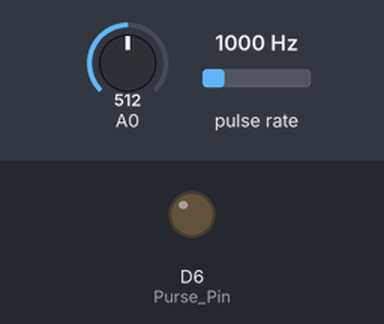
This sketch was run on a simulated ESP8266 (NodeMCU). On the bench: output pins drawn as LEDs (lit = HIGH). Wiring (inferred from the names in the program): pulse sensor: data D3. The test bench sets the inputs (shaded band); at power-on: A0 = 512, pulse rate 1000 Hz. What the sketch prints to the serial monitor is not drawn.

Above: at 1.2 s.
1.3 s: A0 set to 716
At 4.2 s:
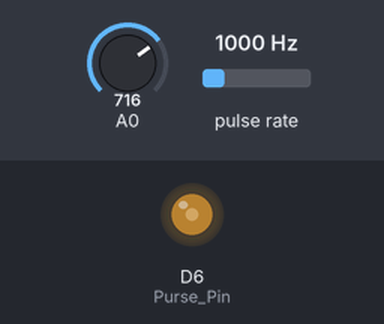
4.3 s: A0 set to 511
5.8 s: pulse rate set to 100 Hz
8.8 s: A0 set to 900
11.8 s: pulse rate set to 2500 Hz
Timing chart, 0 to 14.4 s (numbered marks = the images above; inputs shaded):
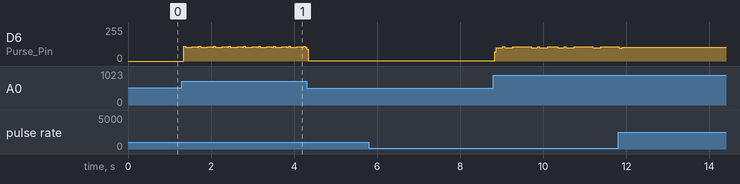

The sketch:

test.ino
```cpp
#include <Arduino.h>
//數位模組
#include <TM1637.h>
const int SensorPin = D3;  //Define Interrupt Pin (2 or 3 @ Arduino Uno)
const int Purse_Pin = D6;  //產生訊號角
#define CLK D5
#define DIO D4
TM1637 tm1637(CLK,DIO);
//#define myPin D6
//#define myPinBit (1<<myPin)
volatile unsigned long C=micros(), rpm=0,RPM_DELAY=0, VR_RPM=100,duty=499999,isShowCount=0,RPM_START_TIME=0,CDI_DELAY=0;
volatile bool CFLAG=false;
volatile unsigned int VR_LOW = 999;
volatile unsigned int VR_HIGH = 0;
volatile unsigned long test = 0;
//From : https://forum.arduino.cc/t/arduino-esp8266-faster-direct-port-write/407251/3
#define myPinBit (1<<15)
void ICACHE_RAM_ATTR countup() {  //For newest version
  //收到CDI點火，扣掉偵測到凸台RISING時間
  //只要是Rising就是Fire

  if(CFLAG==false)
  {
    C=micros();
    RPM_DELAY=0;
    rpm = 99999;
    CDI_DELAY = micros() - RPM_START_TIME;
  }
  else
  {
    RPM_DELAY=micros()-C;
    rpm = 60000000UL / RPM_DELAY;
  }
  CFLAG=!CFLAG;

}

void setup(){
  //delay(1000);

  Serial.begin(250000);
  Serial.println("Counting...");
  pinMode(SensorPin, INPUT_PULLUP);
  pinMode(Purse_Pin, OUTPUT);
  //analogWriteFreq(22);
  //int o = 512;//map(22,0,233,0,255);
  //analogWriteResolution(13);
  //analogWrite(D6,o);
  attachInterrupt(digitalPinToInterrupt(SensorPin), countup, RISING);
}
void loop() {
  //test = (((1*1000*1000)/(1500/60)) ) / 2.0;
  //Serial.println(test);
  //return;
  //Serial.println(o);
  uint16_t  VR = analogRead(A0);
  VR = (VR > 1023)?1023:VR;
  VR_LOW = (VR<VR_LOW)?VR:VR_LOW;
  VR_HIGH = (VR>VR_HIGH)?VR:VR_HIGH;

  int HZ = 0;
  if(VR_LOW!=999 && VR_HIGH!=0)
  {
    //自動修正VR上下限值
    HZ = map(VR,VR_LOW,VR_HIGH,1,250); //15000
    //HZ = map(VR,VR_LOW,VR_HIGH,1,500); //30000
  }
  else
  {
    HZ = map(VR,8,1023,1,250); //初值 8~1023 , 15000rpm
    //HZ = map(VR,9,1023,1,500); //初值 30000rpm
  }
  VR_RPM = map(HZ,1,250,0,15000); //0~15000RPM
  //VR_RPM = map(HZ,1,500,0,30000); //0~15000RPM

  /*
  參考：http://stm32-learning.blogspot.com/2014/05/arduino.html
  轉速 100 轉 = 每分鐘 100 轉，每秒 1.67 轉，1轉多少秒呢，一轉 = 0.598802 秒 = 598.802 ms = 598802us
  轉速 200 轉 = 每分鐘 200 轉，每秒 3.3 轉，1轉多少秒呢，一轉 = 0.300003 秒 = 300.003 ms = 300003us
  轉速 600 轉 = 每分鐘 600 轉，每秒 10 轉，1轉多少秒呢，一轉 = 0.1 秒 = 100.000 ms = 100000us
  轉速 1000 轉 = 每分鐘 1000 轉，每秒 16.67 轉，1轉多少秒呢，一轉 = 0.059989 秒 = 59.989 ms = 59989us
  轉速 1500 轉 = 每分鐘 1500 轉，每秒 25 轉，1轉多少秒呢，一轉 = 0.04 秒 = 40.000 ms = 40000us
  轉速 6000 轉 = 每分鐘 6000 轉，每秒 60 轉，1轉多少秒呢，一轉 = 0.01 秒 = 10.000 ms = 10000us
  轉速 12000 轉 = 每分鐘 12000 轉，每秒 120 轉，1轉多少秒呢，一轉 = 0.005 秒 = 5.000 ms = 5000us
  轉速 14000 轉 = 每分鐘 14000 轉，每秒 233.3 轉，1轉多少秒呢，一轉 = 0.0042863 秒 = 4.286 ms = 4286us
  轉速 15000 轉 = 每分鐘 15000 轉，每秒 250 轉，1轉多少秒呢，一轉 = 0.004 秒 = 4.000 ms = 4000us
  轉速 16000 轉 = 每分鐘 16000 轉，每秒 266.6 轉，1轉多少秒呢，一轉 = 0.0037500 秒 = 3.750 ms = 3750us
  轉速 20000 轉 = 每分鐘 20000 轉，每秒 333.333 轉，1轉多少秒呢，一轉 = 0.003000003 秒 = 3.000 ms = 3000us
  轉速 30000 轉 = 每分鐘 30000 轉，每秒 500 轉，1轉多少秒呢，一轉 = 0.002 秒 = 2.000 ms = 2000us
  */
  //Serial.println(HZ);
  //analogWriteFreq(HZ);
  //analogWrite(D6,512);


  if(isShowCount > 100==0 && RPM_DELAY == 0 )
  {
    display_rpm();
    isShowCount=0;
  }

  if(VR_RPM>35000)
  {
    return;
  }
  duty = ((1000000/(VR_RPM/60.0)) )/2; //一正一負 (us) on 10% off 90%
  if(duty>500000) return; //WTF
  //From : https://roboticsbackend.com/arduino-fast-digitalwrite/
  //開始了
  digitalWrite(Purse_Pin,LOW);
  RPM_START_TIME=micros();
  digitalWrite(Purse_Pin,HIGH); //一個 digitalWrite 會 delay 3.4us
  //WRITE_PERI_REG( 0x60000304, myPinBit ); //on
  delayMicroseconds((long)duty*((360-180)/360.0)); //29度~=30度 = 330/360 = 11/12
  digitalWrite(Purse_Pin,LOW);
  //WRITE_PERI_REG( 0x60000308, myPinBit ); //off
  delayMicroseconds((long)duty*(180.0/360.0));
  isShowCount++;
}


void display_rpm() {
  //if(rpm > 30000 || VR_RPM > 30000) return;
  if(duty>=500000) return;
  Serial.print("VR_LOW: ");
  Serial.print(VR_LOW);
  Serial.print(" , VR_HIGH: ");
  Serial.print(VR_HIGH);
  Serial.print(" , CDI_DELAY: ");
  Serial.print(CDI_DELAY);
  Serial.print(" , VR_RPM: ");
  Serial.print(VR_RPM);
  Serial.print(" , duty: ");
  Serial.println(duty);
}
```

Measured:
- after the input at 1.3 s, D6 (Purse_Pin): 0/255 → 109/255 after 0.05 s, then repeats every 0.36 s: 102/255 0.16 s, 108/255 0.12 s, 102/255 0.04 s, 109/255 0.04 s
